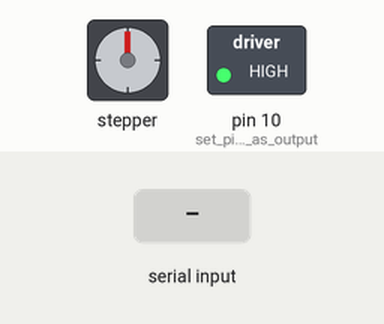
Recording of a sketch running on a simulated Arduino Uno, built with avr-gcc and run on an emulated ATmega328P. Shown: stepper motor, switched loads named in the sketch (green lamp = pin HIGH). The inputs (shaded band) are chosen by the test bench. Stepper angles assume 400 steps per turn; what the sketch prints to the serial monitor is not drawn.

Above: at 1.2 s.
1.3 s: "90,45\n" received over Serial
At 3.89 s:
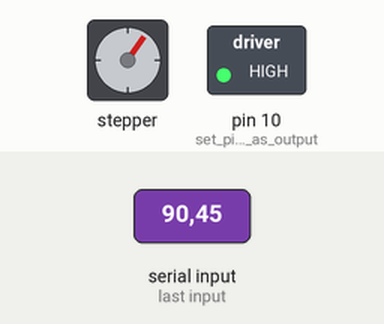
At 6.8 s:
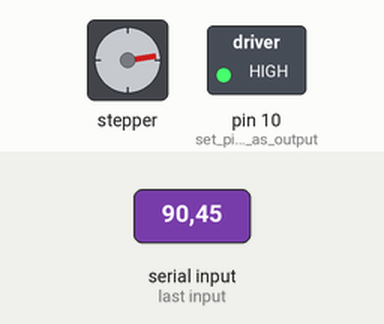
Timing chart, 0 to 13.3 s (numbered marks = the images above; inputs shaded):
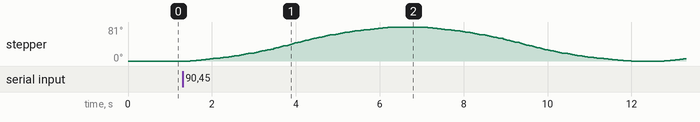

Measured:
- after the input at 1.3 s, stepper: turns 81° clockwise in 4.8 s, then 81° counter-clockwise in 5.0 s, then 5° clockwise in 0.45 s

The sketch:

turntable_motion_code.ino
```cpp
// include stepper library
#include <AccelStepper.h>
#include <Stepper.h>

const int stepsPerRevolution = 400;                                               // Nema34 motor has 200 steps in 360 degrees rotation (HW34-506 motor)

                                                                                  // Define a stepper and the pins it will use
AccelStepper stepper(1, 8, 9);

int POS;                                                                          // position variable, holds most recent position reached
int newPOS;                                                                       // 2nd position variable, holds the new requested position
int flag;                                                                         // a flag used to cycle between 3 running states - "forward-moving", "backwards-moving", and "off"
int x;                                                                            // for counting (unused right now)

void setup()

{
  stepper.setMaxSpeed(30);                                                        //self explanatory (in steps per second)
  stepper.setAcceleration(10);                                                    //self explanatory
  Serial.begin(9600);                                                             //activates serial interface
  pinMode(10, OUTPUT);                                                            //set pin 10 as output (pin 10 connects to ENABLE+ pin on driver)
  digitalWrite(10, HIGH);                                                         //set pin 10 to logic HIGH (to enable driver)
}

void forward()                                                                    // your function for moving forwards

{
  Serial.print(", flag set to 1, ");
  stepper.moveTo(POS);                                                            // move towards your position value
  while (stepper.currentPosition() != (POS-40)) // Full speed up to POS-40        // constant speed towards zero, until a certain number of steps from zero (here, 40)
  {
    stepper.run();                                                                // run until 40 steps away from zero
  }
  Serial.print("exit while loop");
  stepper.stop();                                                                 // stop as fast as possible: sets new target
  stepper.runToPosition();                                                        // theres an issue here, typically runs through entire function without doing anything, just prints at end
  Serial.print(", flag set to zero, ");
  flag = 0;                                                                       // set flag to 0, promtping our "off" function, which waits for a new input before moving
}

void backward()                                                                   // your function for moving backwards (this should run in every cycle except the initial one)

{
  if (POS != 0)                                                                   // if position isnt zero, go to zero
  {
  stepper.moveTo(0);
  while (stepper.currentPosition() != (0+40))                                     // loop which moves turntable at constant speed until a distance away from zero
  {                                                                               //
    stepper.run();                                                                // run until 40 steps away, then leave loop.
  }
  stepper.stop();                                                                 // continue running towards zero, but now decelerating smoothly
  stepper.runToPosition();                                                        // reach zero position
  }
  flag = 1;                                                                       // set flag to 1, prompting our forwards-moving function
}

void nothing()                                                                    // your function for waiting for inputs

//until weather data acquisition is accomplished, serial inputs used to enter discrete positions from 0 to 400 (in steps, where 400 steps = 1 revolution)

{
  Serial.print(" enter newPOS, ");
                                                                                  // prompt for new position
  while(Serial.available()==0) {}                                                 // wait until value is entered
  newPOS=Serial.parseInt();                                                       // save value as newPOS, our newest requested position
  while(Serial.available() > 0) {Serial.read();};                                 //
  flag = 2;                                                                       // set flag to 2, prompting our backwards-moving function, for returning to our zero position.
  Serial.print("flag set to 2");                                                  //
}


void loop()

// simple loop, references earlier functions
// contains your 3 flags for determining if youre moving to a new position, reverting to your zero position, or waiting for inputs.

  {
  if (flag == 2)
  {
    backward();
  }
  if (flag == 1)
  {
    POS = newPOS;                                                                  // now that the turntable is moving forward, replace your old position value (just used by the backwards-moving function) with the newest requested position value.
    forward();
  }
  if (flag == 0)
  {
    nothing();
  }
}
```
